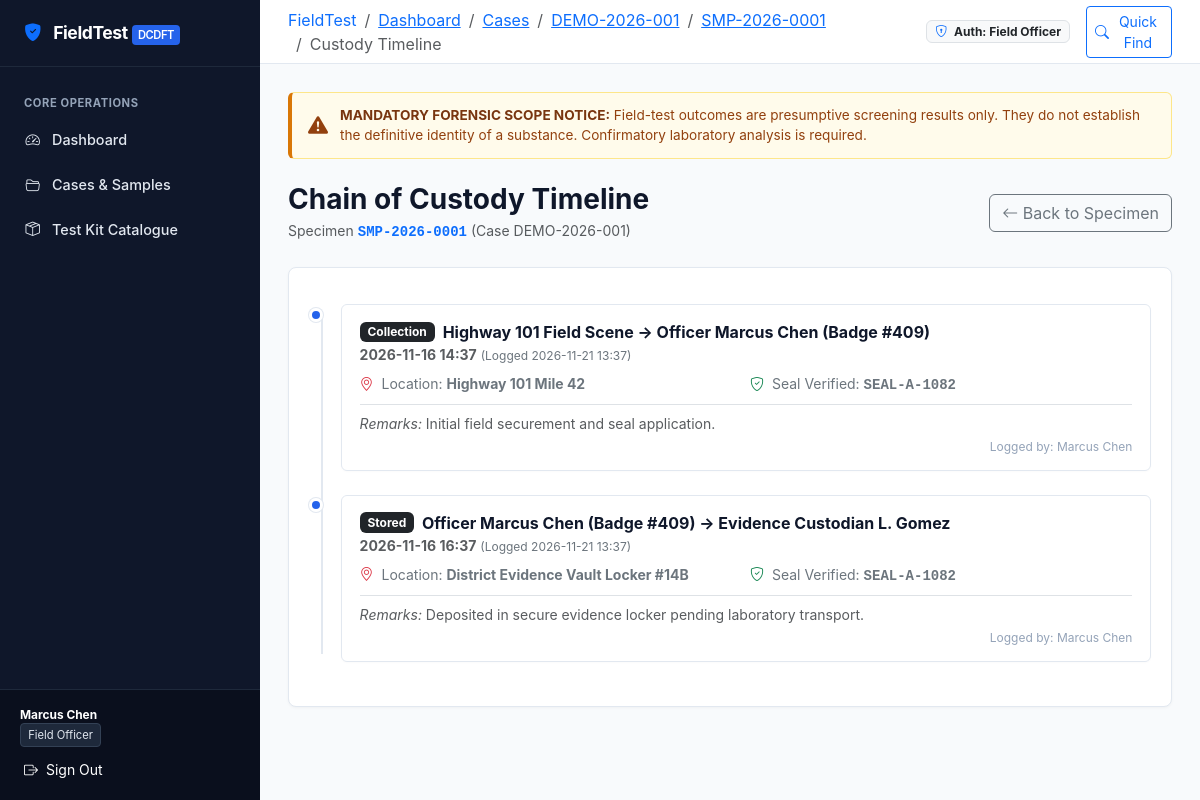
The app's page /samples/1/custody/timeline/ (signed in) with its own data.
### cases/models.py (models this page shows, shortened)
class CaseRecord(models.Model):
    STATUS_DRAFT = 'Draft'
    STATUS_SUBMITTED = 'Submitted'
    STATUS_CHANGES_REQUESTED = 'Changes requested'
    STATUS_APPROVED = 'Approved'
    STATUS_ARCHIVED = 'Archived'
    STATUS_CHOICES = [
        (STATUS_DRAFT, 'Draft (Work in Progress)'),
        (STATUS_SUBMITTED, 'Submitted (Awaiting Supervisory Review)'),
        (STATUS_CHANGES_REQUESTED, 'Changes Requested (Returned for Correction)'),
        (STATUS_APPROVED, 'Approved (Verified by Supervisor)'),
        (STATUS_ARCHIVED, 'Archived (Retention State)'),
    ]
    case_reference = models.CharField(
        max_length=64,
        unique=True,
        db_index=True,
        help_text="Unique auto-generated case reference identifier (e.g. CASE-2026-0001)."
    )
    title = models.CharField(max_length=255, help_text="Short operational title or incident summary.")
    incident_datetime = models.DateTimeField(
        help_text="Date and time when the field incident occurred or was initiated."
    )
    general_location = models.CharField(
        max_length=255,
        help_text="General field location (e.g., Highway 101 Mile 42, Port Terminal B)."
    )
    description = models.TextField(
        help_text="Detailed context and operational background for the field test assignment."
    )
    status = models.CharField(
        max_length=32,
        choices=STATUS_CHOICES,
        default=STATUS_DRAFT,
        db_index=True
    )
    created_by = models.ForeignKey(
        User,
        on_delete=models.PROTECT,
        related_name='created_cases'
    )
    assigned_to = models.ForeignKey(
        User,
        on_delete=models.SET_NULL,
        null=True,
        blank=True,
        related_name='assigned_cases'
    )
    created_at = models.DateTimeField(auto_now_add=True)
    updated_at = models.DateTimeField(auto_now=True)
    class Meta:
        ordering = ['-created_at']
        verbose_name = 'Case Record'
        verbose_name_plural = 'Case Records'
    @property
    def is_editable(self):
        return self.status in [self.STATUS_DRAFT, self.STATUS_CHANGES_REQUESTED]

class Sample(models.Model):
    sample_code = models.CharField(
        max_length=64,
        unique=True,
        db_index=True,
        help_text="Unique sample code (e.g., SMP-2026-0001)."
    )
    case = models.ForeignKey(
        CaseRecord,
        on_delete=models.CASCADE,
        related_name='samples'
    )
    collected_at = models.DateTimeField(
        help_text="Date and time when the sample was formally secured/collected."
    )
    description = models.TextField(
        help_text="Physical description of specimen (e.g. White powdery substance inside plastic baggie)."
    )
    packaging_reference = models.CharField(
        max_length=128,
        help_text="Primary packaging description (e.g. Tamper-evident evidence pouch #4812)."
    )
    seal_reference = models.CharField(
        max_length=128,
        help_text="Numbered integrity seal reference (e.g. RED-SEAL-8831)."
    )
    initial_condition = models.CharField(
        max_length=255,
        help_text="Condition upon collection (e.g., Intact, Dry, Sealed)."
    )
    created_by = models.ForeignKey(
        User,
        on_delete=models.PROTECT,
        related_name='created_samples'
    )
    created_at = models.DateTimeField(auto_now_add=True)
    class Meta:
        ordering = ['created_at']
        verbose_name = 'Sample'
        verbose_name_plural = 'Samples'

### custody/models.py (models this page shows, shortened)
class CustodyEvent(models.Model):
    TYPE_COLLECTION = 'Collection'
    TYPE_TRANSFER = 'Transfer'
    TYPE_RECEIVED = 'Received'
    TYPE_STORED = 'Stored'
    TYPE_STORAGE_CHANGED = 'Storage location changed'
    TYPE_RELEASED = 'Released'
    TYPE_RETURNED = 'Returned'
    TYPE_SEALED = 'Sealed/Resealed'
    TYPE_OTHER = 'Other'
    EVENT_TYPE_CHOICES = [
        (TYPE_COLLECTION, 'Collection (Initial Securement)'),
        (TYPE_TRANSFER, 'Transfer (Handover)'),
        (TYPE_RECEIVED, 'Received (Custody Accepted)'),
        (TYPE_STORED, 'Stored (Placed in Evidence Locker/Vault)'),
        (TYPE_STORAGE_CHANGED, 'Storage Location Changed'),
        (TYPE_RELEASED, 'Released (To Lab/Court/Disposal)'),
        (TYPE_RETURNED, 'Returned (To Vault/Owner)'),
        (TYPE_SEALED, 'Sealed/Resealed (Integrity Check)'),
        (TYPE_OTHER, 'Other'),
    ]
    sample = models.ForeignKey(
        'cases.Sample',
        on_delete=models.CASCADE,
        related_name='custody_events'
    )
    event_type = models.CharField(max_length=64, choices=EVENT_TYPE_CHOICES)
    event_at = models.DateTimeField(help_text="Exact date and time when the physical custody event took place.")
    from_person = models.CharField(max_length=128, help_text="Name, badge number, or official role of releasing party.")
    to_person = models.CharField(max_length=128, help_text="Name, badge number, or official role of receiving party.")
    location_reference = models.CharField(
        max_length=255,
        help_text="Secure storage facility, locker number, or transit location."
    )
    seal_reference = models.CharField(
        max_length=128,
        blank=True,
        default="",
        help_text="Verification of intact seal number at time of event."
    )
    remarks = models.TextField(blank=True, default="", help_text="Contextual details or transfer reasons.")
    is_out_of_sequence = models.BooleanField(
        default=False,
        help_text="Flagged automatically if recorded event timestamp is chronologically earlier than prior entries."
    )
    recorded_by = models.ForeignKey(
        User,
        on_delete=models.PROTECT,
        related_name='recorded_custody_events'
    )
    created_at = models.DateTimeField(
        auto_now_add=True,
        help_text="System timestamp when this custody entry was submitted to the database."
    )
    class Meta:
        ordering = ['event_at', 'created_at']
        verbose_name = 'Custody Event'
        verbose_name_plural = 'Custody Events'

### custody/views.py (the view)
# urls.py: path('samples/<int:sample_id>/custody/timeline/', views.custody_timeline_view, name='custody_timeline'),
@login_required
def custody_timeline_view(request, sample_id):
    sample = get_object_or_404(Sample.objects.select_related('case'), pk=sample_id)
    events = sample.custody_events.select_related('recorded_by').order_by('event_at', 'created_at')
    return render(request, 'custody/custody_timeline.html', {
        'sample': sample,
        'case': sample.case,
        'events': events,
    })

### templates/custody/custody_timeline.html (shortened to what this page needs)
{% extends 'base.html' %}
{% block breadcrumbs %}
<li class="breadcrumb-item"><a href="{% url 'dashboard' %}">Dashboard</a></li>
<li class="breadcrumb-item"><a href="{% url 'case_list' %}">Cases</a></li>
<li class="breadcrumb-item"><a href="{% url 'case_detail' pk=case.pk %}">{{ case.case_reference }}</a></li>
<li class="breadcrumb-item"><a href="{% url 'sample_detail' pk=sample.pk %}">{{ sample.sample_code }}</a></li>
<li class="breadcrumb-item active" aria-current="page">Custody Timeline</li>
{% endblock %}
{% block content %}
<div class="d-flex flex-wrap align-items-center justify-content-between gap-3 mb-4">
    <div>
        <h1 class="h3 fw-bold mb-1">Chain of Custody Timeline</h1>
        <p class="text-muted small mb-0">Specimen <span class="font-monospace fw-bold text-primary">{{ sample.sample_code }}</span> (Case {{ case.case_reference }})</p>
    </div>
    <div class="d-flex gap-2">
        <a href="{% url 'sample_detail' pk=sample.pk %}" class="btn btn-outline-secondary">
            <i class="bi bi-arrow-left"></i> Back to Specimen
        </a>
    </div>
</div>
<div class="card-forensic">
    <div class="card-body">
        <div class="custody-timeline">
            {% for event in events %}
            <div class="timeline-entry">
                <div class="timeline-dot {% if event.is_out_of_sequence %}out-of-sequence{% endif %}"></div>
                <div class="timeline-card">
                    <div class="d-flex flex-wrap justify-content-between align-items-center mb-2">
                        <div class="d-flex align-items-center gap-2">
                            <span class="badge bg-dark text-white">{{ event.event_type }}</span>
                            <span class="fw-bold">{{ event.from_person }} &rarr; {{ event.to_person }}</span>
                        </div>
                        <div class="text-muted small">
                            <strong>{{ event.event_at|date:"Y-m-d H:i" }}</strong>
                            <span class="text-secondary" style="font-size: 0.75rem;">(Logged {{ event.created_at|date:"Y-m-d H:i" }})</span>
                        </div>
                    </div>
                    <div class="row g-2 small text-secondary">
                        <div class="col-md-6">
                            <i class="bi bi-geo-alt text-danger me-1"></i> Location: <strong>{{ event.location_reference }}</strong>
                        </div>
                        {% if event.seal_reference %}
                        <div class="col-md-6">
                            <i class="bi bi-shield-check text-success me-1"></i> Seal Verified: <span class="font-monospace fw-bold">{{ event.seal_reference }}</span>
                        </div>
                        {% endif %}
                    </div>
                    {% if event.remarks %}
                    <div class="mt-2 pt-2 border-top small text-muted">
                        <em>Remarks:</em> {{ event.remarks }}
                    </div>
                    {% endif %}
                    <div class="mt-1 text-end" style="font-size: 0.75rem; color: #94a3b8;">
                        Logged by: {{ event.recorded_by.get_full_name|default:event.recorded_by.username }}
                    </div>
                </div>
            </div>
            {% empty %}
            <div class="text-center py-5 text-muted">
                No chain-of-custody transactions recorded.
            </div>
            {% endfor %}
        </div>
    </div>
</div>
{% endblock %}

### templates/base.html (shortened to what this page needs)
{% load static %}
<!DOCTYPE html>
<html lang="en">
<head>
    <link href="https://cdn.jsdelivr.net/npm/bootstrap@5.3.3/dist/css/bootstrap.min.css" rel="stylesheet">
    <link rel="stylesheet" href="https://cdn.jsdelivr.net/npm/bootstrap-icons@1.11.3/font/bootstrap-icons.min.css">
    <link rel="stylesheet" href="{% static 'css/styles.css' %}">
</head>
<body>
    <div class="app-container">
        {% if user.is_authenticated %}
        <aside class="sidebar" id="appSidebar">
            <a href="{% url 'dashboard' %}" class="sidebar-brand">
                <i class="bi bi-shield-fill-check text-primary"></i>
                <span>FieldTest <span class="badge-tag">DCDFT</span></span>
            </a>
            <ul class="sidebar-nav">
                <li class="nav-section-title">Core Operations</li>
                <li class="nav-item">
                    <a href="{% url 'dashboard' %}" class="nav-link {% if request.resolver_match.url_name == 'dashboard' %}active{% endif %}">
                        <i class="bi bi-speedometer2"></i>
                        <span>Dashboard</span>
                    </a>
                </li>
                <li class="nav-item">
                    <a href="{% url 'case_list' %}" class="nav-link {% if 'case' in request.resolver_match.url_name and 'report' not in request.resolver_match.url_name %}active{% endif %}">
                        <i class="bi bi-folder2-open"></i>
                        <span>Cases & Samples</span>
                    </a>
                </li>
                <li class="nav-item">
                    <a href="{% url 'kit_list' %}" class="nav-link {% if 'kit' in request.resolver_match.url_name %}active{% endif %}">
                        <i class="bi bi-box-seam"></i>
                        <span>Test Kit Catalogue</span>
                    </a>
                </li>
            </ul>
            <div class="sidebar-footer">
                <div class="sidebar-user mb-2">
                    <div>
                        <div class="fw-bold text-white small">{{ user.get_full_name|default:user.username }}</div>
                        <span class="user-role-badge">{{ user_role_label }}</span>
                    </div>
                </div>
                <form method="post" action="{% url 'logout' %}" class="d-grid">
                    <button type="submit" class="btn btn-sm btn-outline-secondary text-start text-white border-0 p-1">
                        <i class="bi bi-box-arrow-right me-1"></i> Sign Out
                    </button>
                </form>
            </div>
        </aside>
        {% endif %}
        <div class="main-wrapper {% if not user.is_authenticated %}m-0{% endif %}">
            {% if user.is_authenticated %}
            <header class="top-navbar">
                <div class="d-flex align-items-center gap-3">
                    <nav aria-label="breadcrumb">
                        <ol class="breadcrumb mb-0 small">
                            <li class="breadcrumb-item"><a href="{% url 'dashboard' %}" class="text-decoration-none">FieldTest</a></li>
                            {% block breadcrumbs %}{% endblock %}
                        </ol>
                    </nav>
                </div>
                <div class="d-flex align-items-center gap-3">
                    <span class="badge bg-light text-dark border small d-none d-md-inline-block">
                        <i class="bi bi-shield-lock me-1 text-primary"></i> Auth: {{ user_role_label }}
                    </span>
                    <a href="{% url 'case_list' %}" class="btn btn-sm btn-outline-primary d-none d-sm-inline-flex align-items-center gap-1">
                        <i class="bi bi-search"></i> Quick Find
                    </a>
                </div>
            </header>
            {% endif %}
            <main class="content-body">
                <div class="system-disclaimer-banner alert-banner-top">
                    <i class="bi bi-exclamation-triangle-fill fs-5 flex-shrink-0"></i>
                    <div>
                        <strong>MANDATORY FORENSIC SCOPE NOTICE:</strong>
                        Field-test outcomes are presumptive screening results only. They do not establish the definitive identity of a substance. Confirmatory laboratory analysis is required.
                    </div>
                </div>
                {% block content %}{% endblock %}
            </main>
        </div>
    </div>
</body>
</html>

### records on screen
CaseRecord: case_reference "DEMO-2026-001"
Sample: sample_code "SMP-2026-0001"
CustodyEvent: is_out_of_sequence False (drawn), event_type "Collection", from_person "Highway 101 Field Scene", to_person "Officer Marcus Chen (Badge #409)", event_at "2026-11-16 14:37", created_at "2026-11-21 13:37", location_reference "Highway 101 Mile 42", seal_reference "SEAL-A-1082", remarks "Initial field securement and seal application.", recorded_by.get_full_name "Marcus Chen"
CustodyEvent: is_out_of_sequence False (drawn), event_type "Stored", from_person "Officer Marcus Chen (Badge #409)", to_person "Evidence Custodian L. Gomez", event_at "2026-11-16 16:37", created_at "2026-11-21 13:37", location_reference "District Evidence Vault Locker #14B", seal_reference "SEAL-A-1082", remarks "Deposited in secure evidence locker pending laboratory transport.", recorded_by.get_full_name "Marcus Chen"

### other values on screen
{{ user.get_full_name|default:user.username }} "Marcus Chen"
{{ user_role_label }} "Field Officer"
